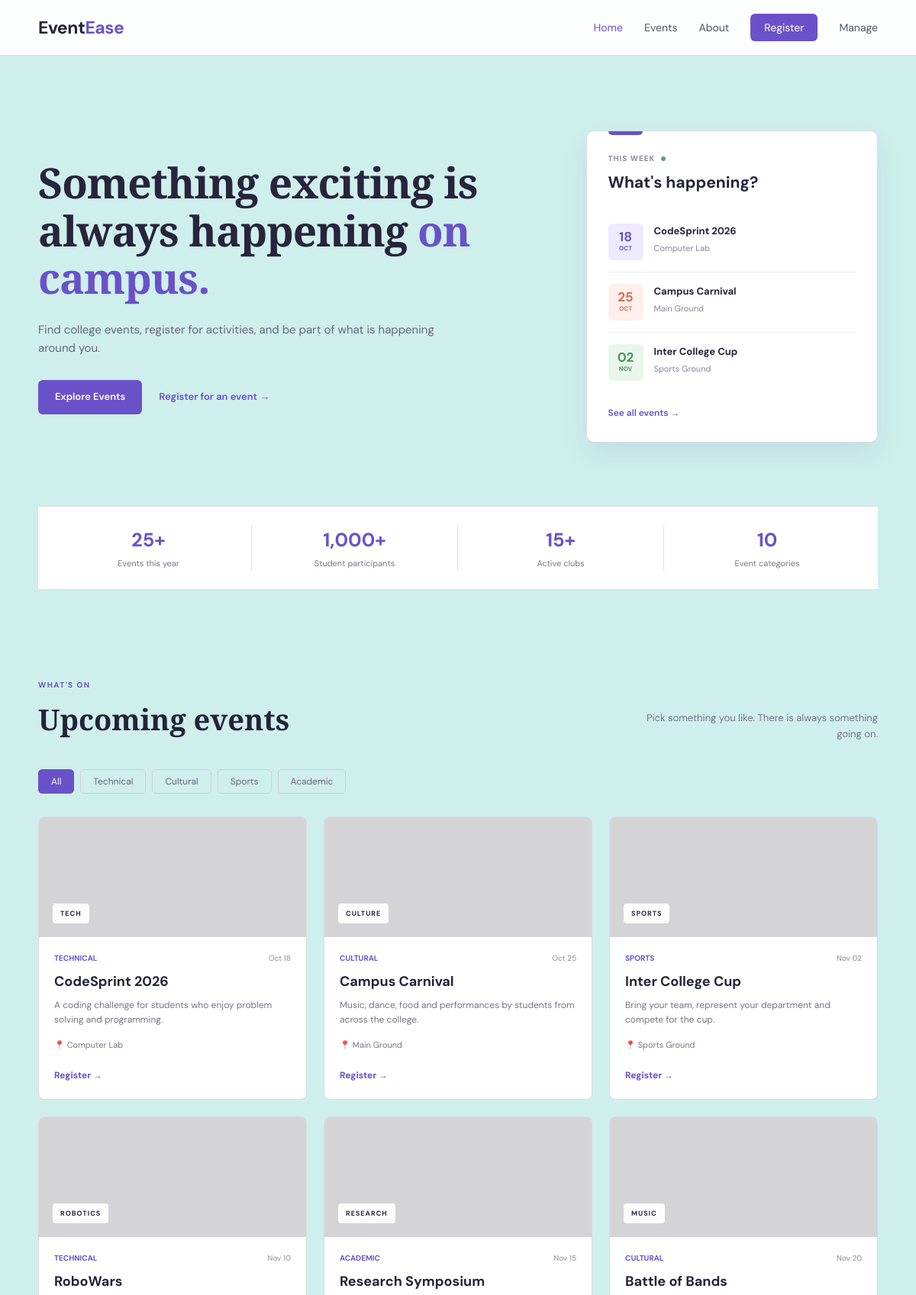
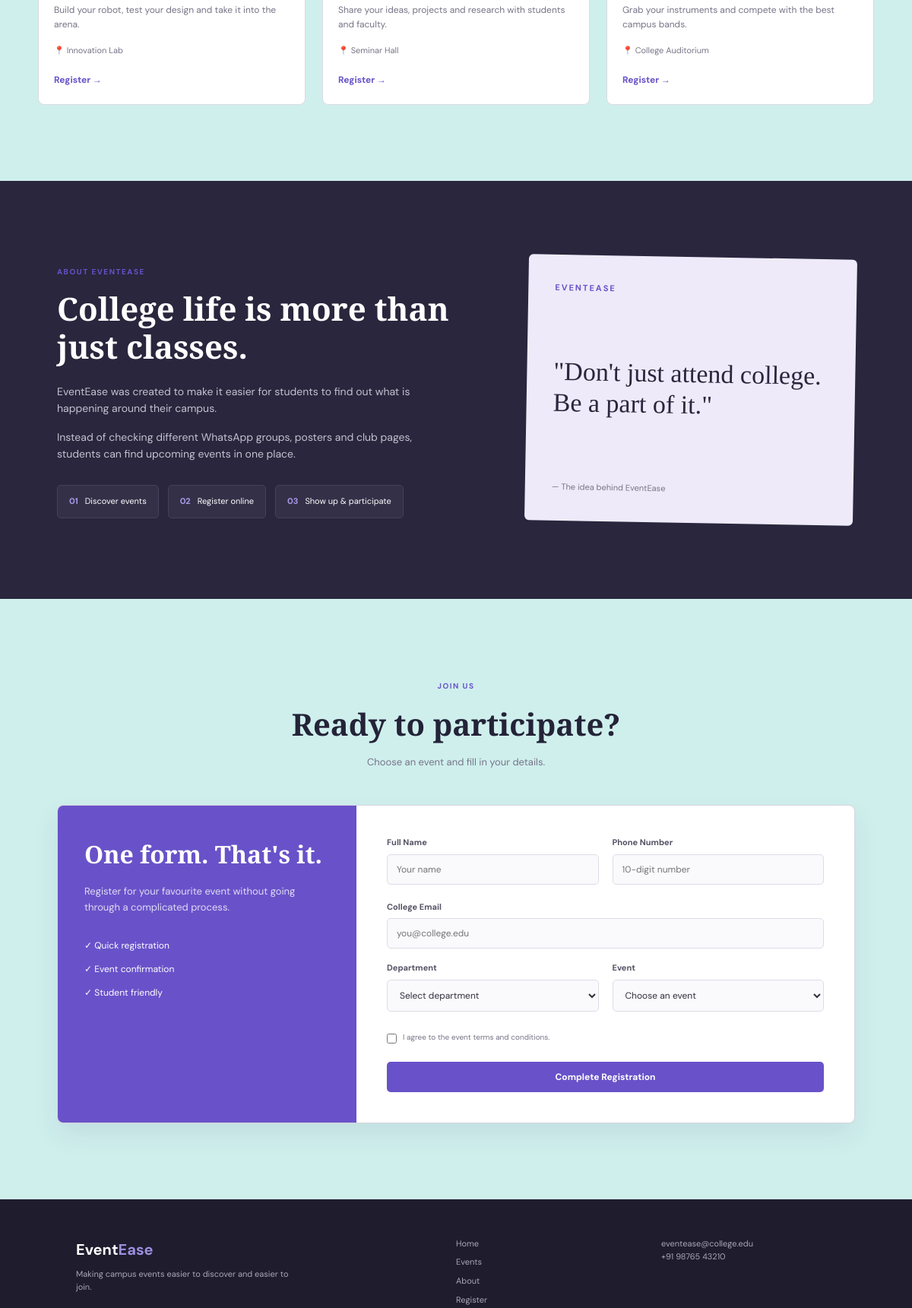
The page / (upper part) on the database its author committed (2 pictures, top to bottom).
### events/models.py (models this page shows, shortened)
class Event(models.Model):
    CATEGORY_CHOICES = [
        ('technical', 'Technical'),
        ('cultural', 'Cultural'),
        ('sports', 'Sports'),
        ('academic', 'Academic'),
    ]
    title = models.CharField(max_length=200)
    category = models.CharField(max_length=20, choices=CATEGORY_CHOICES)
    date = models.DateField()
    venue = models.CharField(max_length=200)
    description = models.TextField()
    image_label = models.CharField(max_length=50, blank=True)
    is_active = models.BooleanField(default=True)
    created_at = models.DateTimeField(auto_now_add=True)
    class Meta:
        ordering = ['date']

### events/views.py (the view)
# urls.py: 2. Add a URL to urlpatterns:  path('', views.home, name='home')
def home(request):
    ensure_seed_data()
    events = Event.objects.filter(is_active=True).order_by('date')
    form = RegistrationForm(request.POST or None)
    if request.method == 'POST' and form.is_valid():
        form.save()
        messages.success(request, 'Registration successful! Your spot has been saved for the event.')
        return redirect('home')
    return render(request, 'events/home.html', {
        'events': events,
        'form': form,
    })

### events/templates/events/home.html (shortened to what this page needs)
{% load static %}
<!DOCTYPE html>
<html lang="en">
<head>
    <link rel="stylesheet" href="{% static 'events/style.css' %}">
</head>
<body>
<header>
    <nav class="navbar">
        <div class="logo">Event<span>Ease</span></div>
        <ul class="nav-links">
            <li><a href="#home" class="active">Home</a></li>
            <li><a href="#events">Events</a></li>
            <li><a href="#about">About</a></li>
            <li><a href="#register" class="nav-register">Register</a></li>
            <li><a href="{% url 'event_list' %}">Manage</a></li>
        </ul>
    </nav>
</header>
<main>
    <section id="home" class="hero">
        <div class="hero-left">
            <h1>Something exciting is always happening <span>on campus.</span></h1>
            <p>Find college events, register for activities, and be part of what is happening around you.</p>
            <div class="hero-buttons">
                <a href="#events" class="main-btn">Explore Events</a>
                <a href="#register" class="text-btn">Register for an event →</a>
            </div>
        </div>
        <div class="notice-board">
            <div class="board-top">
                <span>THIS WEEK</span>
                <span class="dot"></span>
            </div>
            <h3>What's happening?</h3>
            {% for event in events|slice:':3' %}
            <div class="mini-event">
                <div class="date-box {% if event.category == 'cultural' %}pink{% elif event.category == 'sports' %}green{% endif %}">
                    <strong>{{ event.date|date:'d' }}</strong>
                    <small>{{ event.date|date:'M'|upper }}</small>
                </div>
                <div>
                    <h4>{{ event.title }}</h4>
                    <p>{{ event.venue }}</p>
                </div>
            </div>
            {% endfor %}
            <a href="#events" class="board-link">See all events →</a>
        </div>
    </section>
    <section class="quick-stats">
        <div><strong>25+</strong><span>Events this year</span></div>
        <div><strong>1,000+</strong><span>Student participants</span></div>
        <div><strong>15+</strong><span>Active clubs</span></div>
        <div><strong>10</strong><span>Event categories</span></div>
    </section>
    <section id="events" class="events-section">
        <div class="section-title">
            <div>
                <span>WHAT'S ON</span>
                <h2>Upcoming events</h2>
            </div>
            <p>Pick something you like. There is always something going on.</p>
        </div>
        <div class="filter-bar">
            <button type="button" class="filter-btn active-filter" onclick="filterEvents('all', this)">All</button>
            <button type="button" class="filter-btn" onclick="filterEvents('technical', this)">Technical</button>
            <button type="button" class="filter-btn" onclick="filterEvents('cultural', this)">Cultural</button>
            <button type="button" class="filter-btn" onclick="filterEvents('sports', this)">Sports</button>
            <button type="button" class="filter-btn" onclick="filterEvents('academic', this)">Academic</button>
        </div>
        <div class="event-grid">
            {% for event in events %}
            <article class="event-card event-item" data-category="{{ event.category }}">
                <div class="event-image {% if event.category == 'technical' %}code-image{% elif event.category == 'cultural' %}culture-image{% elif event.category == 'sports' %}sports-image{% else %}research-image{% endif %}">
                    <span>{{ event.image_label }}</span>
                </div>
                <div class="event-content">
                    <div class="event-top">
                        <span class="category">{{ event.get_category_display }}</span>
                        <span>{{ event.date|date:'M d' }}</span>
                    </div>
                    <h3>{{ event.title }}</h3>
                    <p>{{ event.description }}</p>
                    <div class="event-location">📍 {{ event.venue }}</div>
                    <button type="button" class="register-link" onclick="selectEvent('{{ event.title|escapejs }}')">Register →</button>
                </div>
            </article>
            {% empty %}
            <p class="empty-state">No events available right now. Check back soon.</p>
            {% endfor %}
        </div>
    </section>
    <section id="about" class="about-section">
        <div class="about-inner">
            <div class="about-text">
                <span class="section-label">ABOUT EVENTEASE</span>
                <h2>College life is more than just classes.</h2>
                <p>EventEase was created to make it easier for students to find out what is happening around their campus.</p>
                <p>Instead of checking different WhatsApp groups, posters and club pages, students can find upcoming events in one place.</p>
                <div class="about-list">
                    <div><b>01</b> Discover events</div>
                    <div><b>02</b> Register online</div>
                    <div><b>03</b> Show up & participate</div>
                </div>
            </div>
            <div class="about-note">
                <span>EVENTEASE</span>
                <div class="big-quote">"Don't just attend college. Be a part of it."</div>
                <p>— The idea behind EventEase</p>
            </div>
        </div>
    </section>
    <section id="register" class="register-section">
        <div class="register-heading">
            <span class="section-label">JOIN US</span>
            <h2>Ready to participate?</h2>
            <p>Choose an event and fill in your details.</p>
        </div>
        <div class="registration-box">
            <div class="register-info">
                <h3>One form. That's it.</h3>
                <p>Register for your favourite event without going through a complicated process.</p>
                <div class="register-points">
                    <span>✓ Quick registration</span>
                    <span>✓ Event confirmation</span>
                    <span>✓ Student friendly</span>
                </div>
            </div>
            <div class="form-container">
                <form id="registrationForm" method="post" action="{% url 'home' %}">
                    <div class="form-row">
                        <div class="form-group">
                            <label for="name">Full Name</label>
                            <input type="text" id="name" name="full_name" value="{{ form.full_name.value|default_if_none:'' }}" placeholder="Your name" required>
                        </div>
                        <div class="form-group">
                            <label for="phone">Phone Number</label>
                            <input type="text" id="phone" name="phone" value="{{ form.phone.value|default_if_none:'' }}" placeholder="10-digit number" required>
                        </div>
                    </div>
                    <div class="form-group">
                        <label for="email">College Email</label>
                        <input type="email" id="email" name="email" value="{{ form.email.value|default_if_none:'' }}" placeholder="you@college.edu" required>
                    </div>
                    <div class="form-row">
                        <div class="form-group">
                            <label for="department">Department</label>
                            <select id="department" name="department" required>
                                <option value="">Select department</option>
                            </select>
                        </div>
                        <div class="form-group">
                            <label for="event">Event</label>
                            <select id="event" name="event" required>
                                <option value="">Choose an event</option>
                            </select>
                        </div>
                    </div>
                    <div class="checkbox-group">
                        <input type="checkbox" id="terms" name="terms_accepted" {% if form.terms_accepted.value %}checked{% endif %} required>
                        <label for="terms">I agree to the event terms and conditions.</label>
                    </div>
                    <button type="submit" class="submit-btn">Complete Registration</button>
                </form>
            </div>
        </div>
    </section>
</main>
<footer>
    <div class="footer-inner">
        <div>
            <div class="footer-logo">Event<span>Ease</span></div>
            <p>Making campus events easier to discover and easier to join.</p>
        </div>
        <div class="footer-links">
            <a href="#home">Home</a>
            <a href="#events">Events</a>
            <a href="#about">About</a>
            <a href="#register">Register</a>
        </div>
        <div>
            <p>eventease@college.edu</p>
            <p>+91 98765 43210</p>
        </div>
    </div>
</footer>
</body>
</html>

### rows shown on the page
Event: date "18", date "OCT", title "CodeSprint 2026", venue "Computer Lab", image_label "TECH", category "TECHNICAL", date "Oct 18", description "A coding challenge for students who enjoy problem solving and programming."
Event: date "25", date "OCT", title "Campus Carnival", venue "Main Ground", image_label "CULTURE", category "CULTURAL", date "Oct 25", description "Music, dance, food and performances by students from across the college."
Event: date "02", date "NOV", title "Inter College Cup", venue "Sports Ground", image_label "SPORTS", category "SPORTS", date "Nov 02", description "Bring your team, represent your department and compete for the cup."
Event: image_label "ROBOTICS", category "TECHNICAL", date "Nov 10", title "RoboWars", description "Build your robot, test your design and take it into the arena.", venue "Innovation Lab"
Event: image_label "RESEARCH", category "ACADEMIC", date "Nov 15", title "Research Symposium", description "Share your ideas, projects and research with students and faculty.", venue "Seminar Hall"
Event: image_label "MUSIC", category "CULTURAL", date "Nov 20", title "Battle of Bands", description "Grab your instruments and compete with the best campus bands.", venue "College Auditorium"
